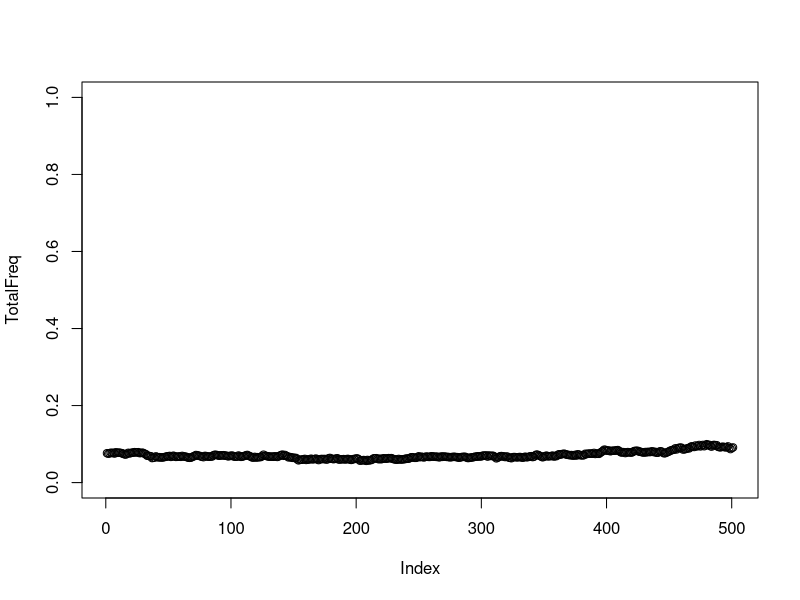

Write R code to recreate this figure.
ancientfreq  = runif(1, 0.05,0.2)
Generations = 500
N=30000
selectioncoef = 0.0 #0.005

M = matrix(0, nrow = 0, ncol = 4)
TotalFreq = c(ancientfreq)
currentfreq = ancientfreq
for (i in 1:Generations) {

  newmean  = (currentfreq + currentfreq * selectioncoef )  /(1 + currentfreq * selectioncoef)
  
currentfreq  = rbinom(1, N, newmean ) / N

  TotalFreq = c(TotalFreq, currentfreq)

if (i %%4 == 0) {
    r = runif(1)
    if (r < currentfreq**2) M = rbind(M, c(paste0(toString(Generations-i), ".0001"), "-inf", "-inf", "0.00") )
    else if (r < currentfreq**2 + (1 - currentfreq)**2 ) {
      M = rbind(M, c(paste0(toString(Generations-i), ".0001"), "0.00", "-inf",  "-inf") )
    }
    else {
      M = rbind(M, c(paste0(toString(Generations-i), ".0001"), "-inf",   "0.00", "-inf") )
    }  
}}
M = M[-nrow(M),]
M = M[nrow(M):1,]
plot(TotalFreq, ylim = c(0,1))
writeLines(toString(TotalFreq ), "FrequencyTrajectory.txt", sep = "\n")
writeLines(toString(TotalFreq[length(TotalFreq)] ), "ModernFreq.txt", sep = "\n")

write.table(M, file = "Samples.txt", quote = F, sep = " ", row.names = F, col.names = F)

